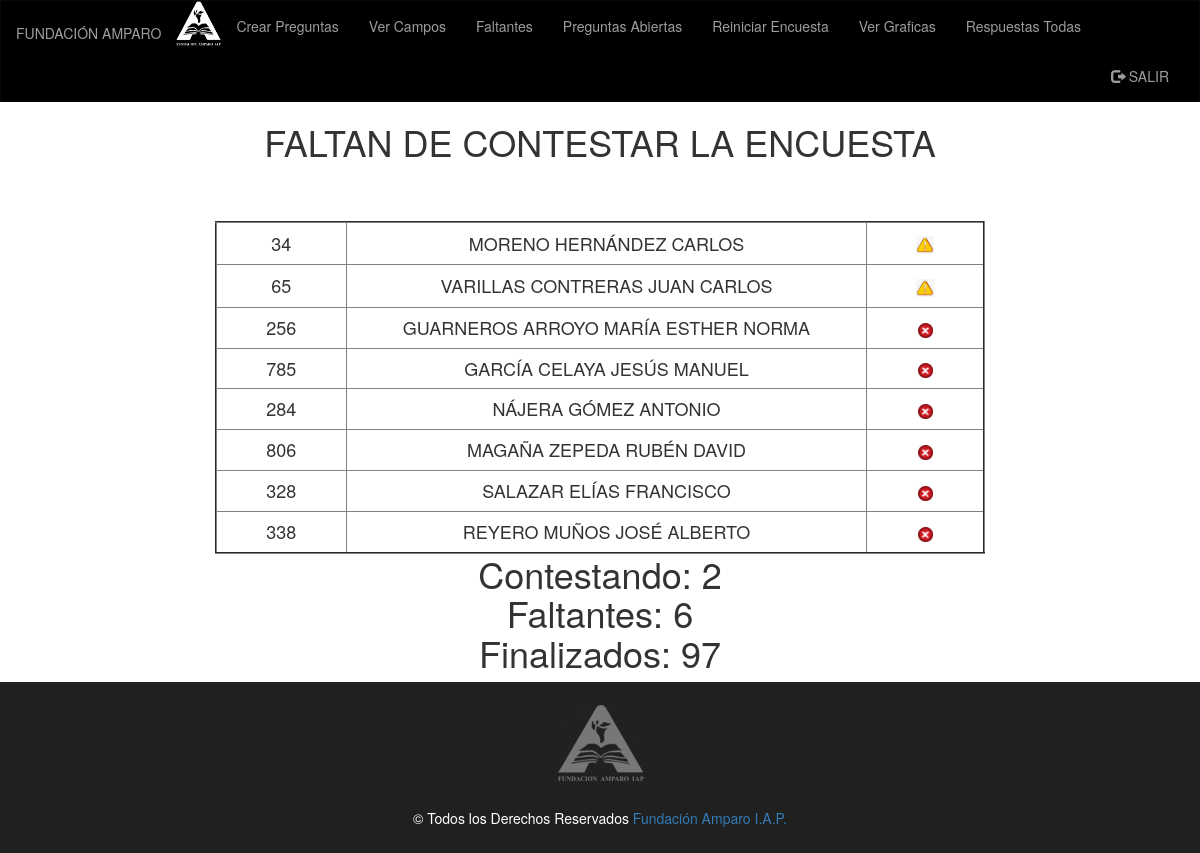
Before: /administrador/faltantes.php (signed in) with the older database file.
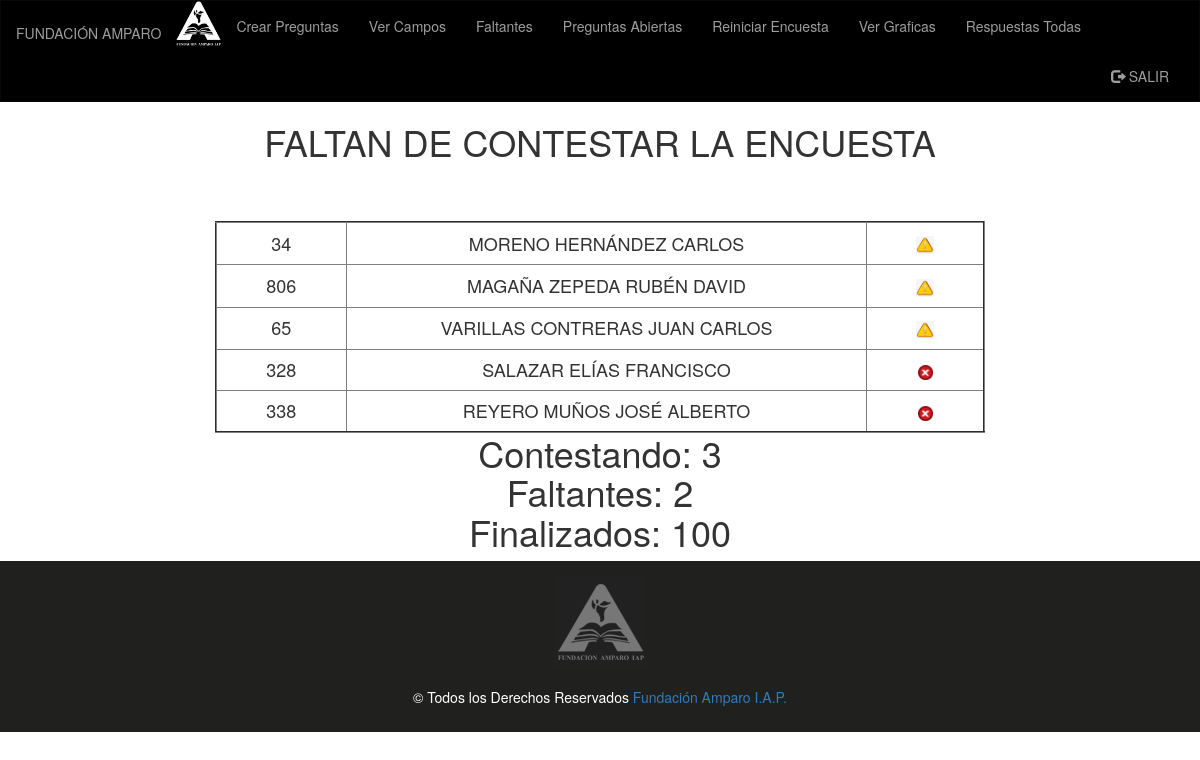
After: the same page with the newer database file.
### tables this page shows
CREATE TABLE `empleados` (
  `id_empleado` int(11) NOT NULL,
  `nombre` varchar(40) NOT NULL,
  `puesto` varchar(200) NOT NULL,
  `contraseña` varchar(25) DEFAULT NULL,
  `ubicacion` varchar(40) DEFAULT NULL,
  `id_depto` int(11) DEFAULT NULL,
  `correo` varchar(200) DEFAULT NULL,
  `ID_departamento` varchar(80) NOT NULL,
  `ID_DEP` varchar(90) DEFAULT '0',
  `encuesta_terminada` int(11) DEFAULT '0',
  `id_jefe` int(11) DEFAULT NULL,
  `tipo` int(2) DEFAULT NULL,
  `id_coordinador` int(11) DEFAULT NULL
);

### administrador/BD.php (called while the page is built, shortened)
<?php
class BD
{
private $pdo;
public function __construct()
{
	$dbHost = 'localhost';
    $dbName = 'climalaboral';
    $dbUser = 'root';
    $dbPass = '';
		try {
		      $this->pdo = new PDO("mysql:host=$dbHost;dbname=$dbName;charset=utf8",
		                           $dbUser, $dbPass);
		      $this->pdo->setAttribute(PDO::ATTR_ERRMODE,PDO::ERRMODE_EXCEPTION);
		    } catch(Exception $e) {
		      echo $e->getMessage();
		    }
}
public function Contestados()
    {
      $sql = "Select count(*) AS cantidad FROM empleados where encuesta_terminada = 1";
      $query = $this->pdo->prepare($sql);
      $query->execute();
      $resultado = $query->fetch();
      return $resultado['cantidad'];
    }
public function Faltantes()
  {
    return $this->pdo->query("SELECT * FROM empleados WHERE encuesta_terminada = 0 OR encuesta_terminada = 2 order by encuesta_terminada desc");
  }
}
?>

### administrador/faltantes.php (the view, shortened to what this page needs)
<?php
require_once 'BD.php';
$BD = new BD();
if (isset($_SESSION['user2'])) {
?>
<!DOCTYPE html>
<html class="no-js">
  <head>
  <link rel="stylesheet" href="https://maxcdn.bootstrapcdn.com/bootstrap/3.3.7/css/bootstrap.min.css">
  </head>
  <body>
  <nav class="navbar navbar-inverse">
  <div class="container-fluid">
    <div class="navbar-header">
      <a class="navbar-brand" href="inicio.php"><h5>FUNDACIÓN AMPARO</h5></a><img src="img/amparo.png" width="45px" height="45px">
    </div>
    <div class="collapse navbar-collapse" id="myNavbar">
      <ul class="nav navbar-nav">
        <li><a href="crearEncuesta.php">Crear Preguntas</a></li>
        <li><a href="verCampos.php">Ver Campos</a></li>
        <li><a href="faltantes.php">Faltantes</a></li>
        <li><a href="preabierta.php">Preguntas Abiertas</a></li>
        <li><a href="reiniciar.php">Reiniciar  Encuesta</a></li>
        <li><a href="Bloques/index2.php">Ver Graficas</a></li>
        <li><a href="pdfAll.php">Respuestas Todas</a></li>
      </ul>
      <ul class="nav navbar-nav navbar-right">
        <li><a href="cerrar_sesion.php"><span class="glyphicon glyphicon-log-out"></span> SALIR</a></li>
      </ul>
    </div>
  </div>
</nav>
<body>
    <div class="container-fluid text-center">
    <div class="row content">
      <div class="col-sm-2 sidenav">
      </div>
      <div class="col-sm-8 text-center">
        <h1>FALTAN DE CONTESTAR LA ENCUESTA<h1>
        <?php
                  echo '<center><table border=2px> ';
            $con = 0;
            $con2 = 0;
            $faltan = $BD->Faltantes();
            $contestados = $BD->Contestados();
            foreach ($faltan as $row) {
                            echo'<tr >';
                            echo '<td width="10%" ALIGN="center">'.
                            '<h4>'.$row['id_empleado'].'</td><td width="40%" ALIGN="center"><h4>'.$row['nombre'].'<h4>'.'</td>';
                            if ($row['encuesta_terminada'] == 0) {
                              $con2++;
                              echo '<td width="9%" ALIGN="center">'.
                            '<h4>'.'<img src="rechazo.png" alt=15px height=15px>'.'<h4>'.'</td>'.'&nbsp;&nbsp;&nbsp;';
                            }
                            else{
                                $con++;
                              echo '<td width="9%" ALIGN="center">'.
                            '<h4>'.'<img src="advertencia.jpg" alt=18px height=18px>'.'<h4>'.'</td>'.'&nbsp;&nbsp;&nbsp;';
                            }
                            echo "</tr>";
               }
               echo "</table></center>";
               echo "Contestando: ".$con."<br>";
               echo "Faltantes: ".$con2."<br>";
               echo "Finalizados: ".$contestados;
        ?>
      </div>
      <div class="col-sm-2 sidenav">
      </div>
    </div>
  </div>
<footer class="container-fluid text-center">
  <img src="img/logo_fa.png"><br><br>
  <p>© Todos los Derechos Reservados <a href="http://www.fundacionamparo.com" target="_blank">Fundación Amparo I.A.P.</a></p>
</footer>
</body>
</html>
<?php
}else{
    header("Location: index.html");
}
?>

### administrador/faltantes.php (style rules this page uses)
.navbar { margin-bottom: 0; border-radius: 0; background-color: black; }
.row.content { height: 450px }
.sidenav { padding-top: 20px; background-color: white; height: 100%; }
footer { background-color: #20211F; color: white; padding: 15px; }

Changed rows visible on the page:
no longer on this page (row edited): empleados: id_empleado "256", nombre "GUARNEROS ARROYO MARÍA ESTHER NORMA", encuesta_terminada 0 (drawn)
no longer on this page (row edited): empleados: id_empleado "785", nombre "GARCÍA CELAYA JESÚS MANUEL", encuesta_terminada 0 (drawn)
no longer on this page (row edited): empleados: id_empleado "284", nombre "NÁJERA GÓMEZ ANTONIO", encuesta_terminada 0 (drawn)
changed empleados "MAGAÑA ZEPEDA RUBÉN DAVID": encuesta_terminada 0 → 2 (drawn); encuesta_terminada: picture added; encuesta_terminada: picture removed; moves up the list
Other visible differences:
$con: "2" → "3"
$con2: "6" → "2"
$contestados: "97" → "100"
